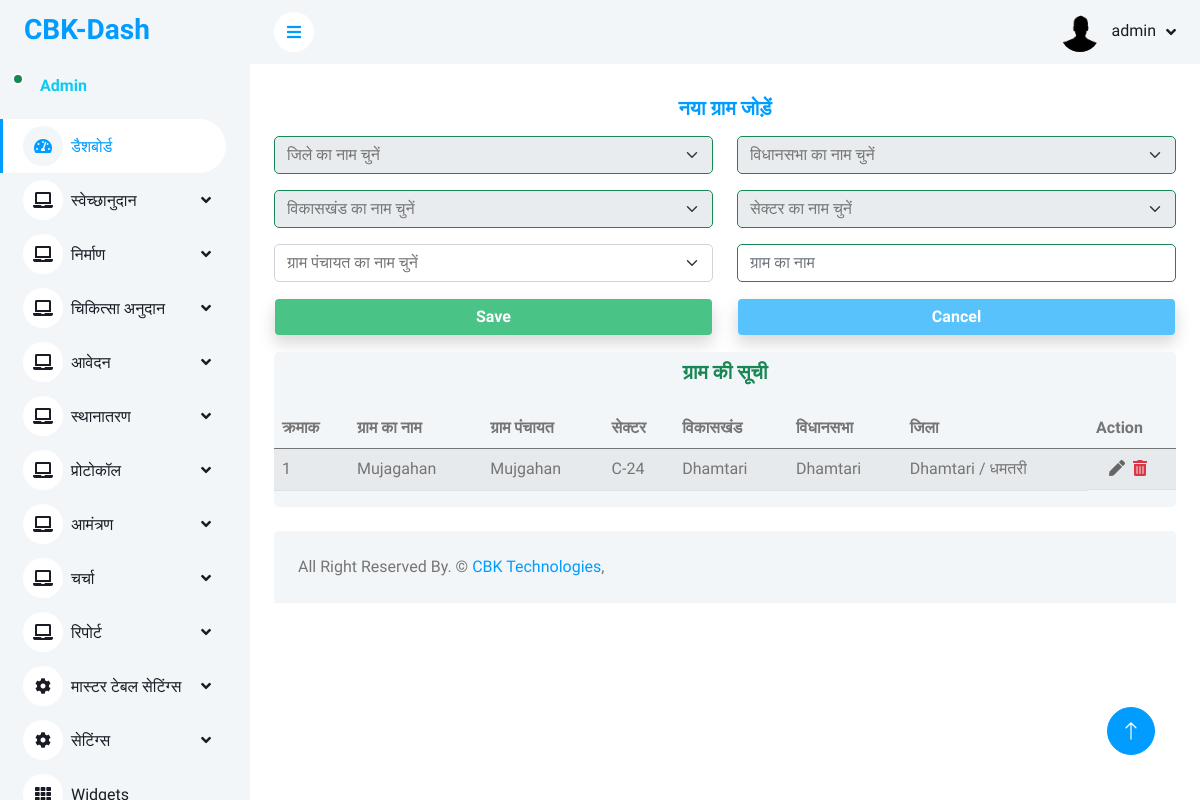
Screenshot of /master/gram_master.php (signed in) with the database file from the repository.
### tables this page shows
CREATE TABLE `gram_master` (
  `gram_id` int(11) NOT NULL,
  `gram_name` varchar(200) NOT NULL,
  `gram_panchayat_id` int(11) NOT NULL,
  `district_id` int(11) NOT NULL,
  `vidhansabha_id` int(11) NOT NULL,
  `vikaskhand_id` int(11) NOT NULL,
  `sector_id` int(11) NOT NULL
);

CREATE TABLE `gram_panchayat_master` (
  `gram_panchayat_id` int(11) NOT NULL,
  `gram_panchayat_name` varchar(200) NOT NULL,
  `vikaskhand_id` int(11) NOT NULL,
  `vidhansabha_id` int(11) NOT NULL,
  `district_id` int(11) NOT NULL,
  `sector_id` int(11) NOT NULL
);

CREATE TABLE `sector_master` (
  `sector_id` int(11) NOT NULL,
  `sector_name` varchar(200) NOT NULL,
  `district_id` int(11) NOT NULL,
  `vidhansabha_id` int(11) NOT NULL,
  `vikaskhand_id` int(11) NOT NULL
);

CREATE TABLE `vikaskhand_master` (
  `vikaskhand_id` int(11) NOT NULL,
  `vikaskhand_name` varchar(200) NOT NULL,
  `vidhansabha_id` int(11) NOT NULL,
  `district_id` int(11) NOT NULL
);

CREATE TABLE `vidhansabha_master` (
  `vidhansabha_id` int(11) NOT NULL,
  `vidhansabha_name` varchar(200) NOT NULL,
  `district_id` int(11) NOT NULL
);

CREATE TABLE `district_master` (
  `district_id` int(11) NOT NULL,
  `district_name` varchar(200) NOT NULL
);

### master/gram_master.php (the view, shortened to what this page needs)
<?php include('../config/dbconnection.php') ?>
<?php
$tblname = "gram_master";
$tblkey = "gram_id";
$gram_name = "";
?>
<?php include('../includes/header.php') ?>
<?php include('../includes/sidebar.php') ?>
<?php include('../includes/navbar.php') ?>
<div class="container-fluid pt-4 px-4">
    <form method="post">
        <div class="row text-center align-items-center">
            <h5 class="text-center fw-bolder text-primary mb-3">नया ग्राम जोड़ें</h5>
            <div class="col-lg-6 text-center mb-3">
                <select name="district_id" id="districtSelect" class="form-select form-control border-success" required>
                    <option selected>जिले का नाम चुनें</option>
                </select>
            </div>
            <div class="col-lg-6 text-center mb-3">
                <select name="vidhansabha_id" id="vidhansabhaSelect" class="form-select form-control border-success" required>
                    <option selected>विधानसभा का नाम चुनें</option>
                </select>
            </div>
            <div class="col-lg-6 text-center mb-3">
                <select name="vikaskhand_id" id="vikaskhandSelect" class="form-select form-control border-success" required>
                    <option selected>विकासखंड का नाम चुनें</option>
                </select>
            </div>
            <div class="col-lg-6 text-center mb-3">
                <select name="sector_id" id="sectorSelect" class="form-select form-control border-success" required>
                    <option selected>सेक्टर का नाम चुनें</option>
                </select>
            </div>
            <div class="col-lg-6 text-center mb-3">
                <select name="gram_panchayat_id" id="gramPanchayatSelect" class="form-select form-control bg-white">
                    <option selected>ग्राम पंचायत का नाम चुनें</option>
                </select>
            </div>
            <div class="col-lg-6 text-center mb-3">
                <input type="text" name="gram_name" class="form-control border-success" placeholder="ग्राम का नाम" required value="<?= $gram_name ?>">
            </div>
            <div class="col-lg-6 text-center mb-3">
                <button name="submit_gram" class="form-control text-center text-white btn text-center shadow" type="submit" style="background-color:#4ac387;"><b>Save</b></button>
            </div>
            <div class="col-lg-6 text-center mb-3">
                <button name="cancel_gram" class="form-control text-center text-white btn text-center shadow" type="reset" style="background-color:#57c2fc;"><b>Cancel</b></button>
            </div>
        </div>
    </form>
    <div class="row">
        <div class="col-sm-12 col-lg-12">
            <div class="bg-light rounded" style="overflow-y: scroll;">
                <h5 class="mb-4 text-center mt-2 text-success fw-bolder">ग्राम की सूची</h5>
                <table class="table table-striped">
                    <thead class="head">
                        <tr>
                            <th scope="col">क्रमाक</th>
                            <th scope="col">ग्राम का नाम</th>
                            <th scope="col">ग्राम पंचायत</th>
                            <th scope="col">सेक्टर</th>
                            <th scope="col">विकासखंड</th>
                            <th scope="col">विधानसभा</th>
                            <th scope="col">जिला</th>
                            <th scope="col">Action</th>
                        </tr>
                    </thead>
                    <tbody>
                        <?php
                        $sql = "SELECT g.gram_id, g.gram_name, gp.gram_panchayat_name, v.vikaskhand_name, vs.vidhansabha_name, d.district_name, s.sector_name
        FROM gram_master g
        JOIN vikaskhand_master v ON g.vikaskhand_id = v.vikaskhand_id
        JOIN vidhansabha_master vs ON g.vidhansabha_id = vs.vidhansabha_id
        JOIN district_master d ON g.district_id = d.district_id
        JOIN sector_master s ON g.sector_id = s.sector_id
        JOIN gram_panchayat_master gp ON g.gram_panchayat_id = gp.gram_panchayat_id
        ORDER BY g.gram_id DESC";
                        $fetch = mysqli_query($conn, $sql);
                        $i = 1;
                        while ($row = mysqli_fetch_array($fetch)) {
                        ?>
                            <tr>
                                <td><?= $i++ ?></td>
                                <td><?= $row['gram_name'] ?></td>
                                <td><?= $row['gram_panchayat_name'] ?></td>
                                <td><?= $row['sector_name'] ?></td>
                                <td><?= $row['vikaskhand_name'] ?></td>
                                <td><?= $row['vidhansabha_name'] ?></td>
                                <td><?= $row['district_name'] ?></td>
                                <td class="d-flex justify-content-center flex-row action">
                                    <a href="?edit_id=<?= $row['gram_id'] ?>"><i class="fas fa-pen me-2" title="Edit"></i></a>
                                    <a class="text-danger " href="#" onclick="confirmDelete(<?= $row['gram_id']; ?>, '<?= $tblname; ?>' ,'<?= $tblkey ?>')"><i class="fas fa-trash-alt me-2" title="Delete"></i></a>
                                </td>
                            </tr>
                        <?php } ?>
                    </tbody>
                </table>
            </div>
        </div>
    </div>
</div>
<?php include('../includes/footer.php'); ?>

### css/style.css (style rules this page uses)
:root { --primary: #009CFF; --light: #F3F6F9; --dark: #191C24; }
.btn { transition: .5s; }
.action { display:flex; justify-content: center; align-items: center; }
.action a { text-decoration: none; color: #666; transition: color 0.2s ease; }

### rows the page displays
gram_master: gram_name "Mujagahan", gram_panchayat.gram_panchayat_name "Mujgahan", sector.sector_name "C-24", vikaskhand.vikaskhand_name "Dhamtari", vidhansabha.vidhansabha_name "Dhamtari", district.district_name "Dhamtari / धमतरी"

### other values shown
$username "admin"
